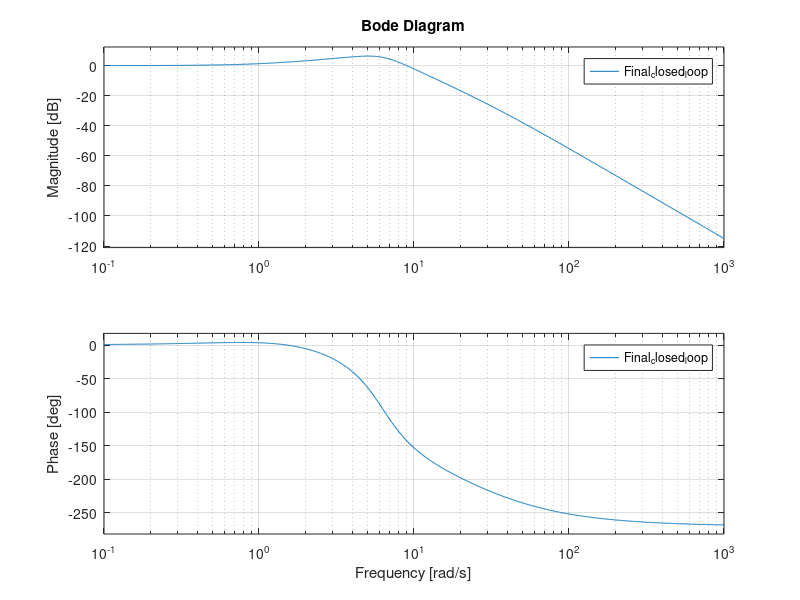

Write MATLAB code to recreate this figure.
close all; clc;
%Goal is to design a PID controller for the ring using tool like root locus
%margin.

TF_ring = tf([95.37],[1 18.18 -22.08]);% cm

TF_motor = tf (3.401, [0.9531 1]);

Ts = 1/(2*50);
kp_m = 4;
%kp_m2 = 0.15;
% expression of the inner loop: closed loop of the motor
T_motor = feedback(TF_motor*kp_m,1);
Test_TF = T_motor*TF_ring;

%rlocus(Test_TF);

kp = 1.31;%1;
ki =1.834; %2.21;
k=1 ;%1.404;
Ci = tf([kp ki],[1 0]); % Phase lag controller
%Cd = tf([1 kd],[1 N*kd]); % derivative part of controller
%Dp = N*Cd*Ci; % PID controller without the small k. small k will find with rlocus of open loop 
% form Dp(s) = k* (s + ki)/(s+0.5); where ki> 0.5 
Dp = Ci; % lag controller without the small k. small k will find with rlocus of open loop 
Oloop = k*Dp*Test_TF;
%Oloop.InputDelay = Ts;
Final_closed_loop = feedback(Oloop,1);

figure
%margin(Oloop)
bode(Final_closed_loop)
%step(Final_closed_loop)
%rlocus(Oloop)
